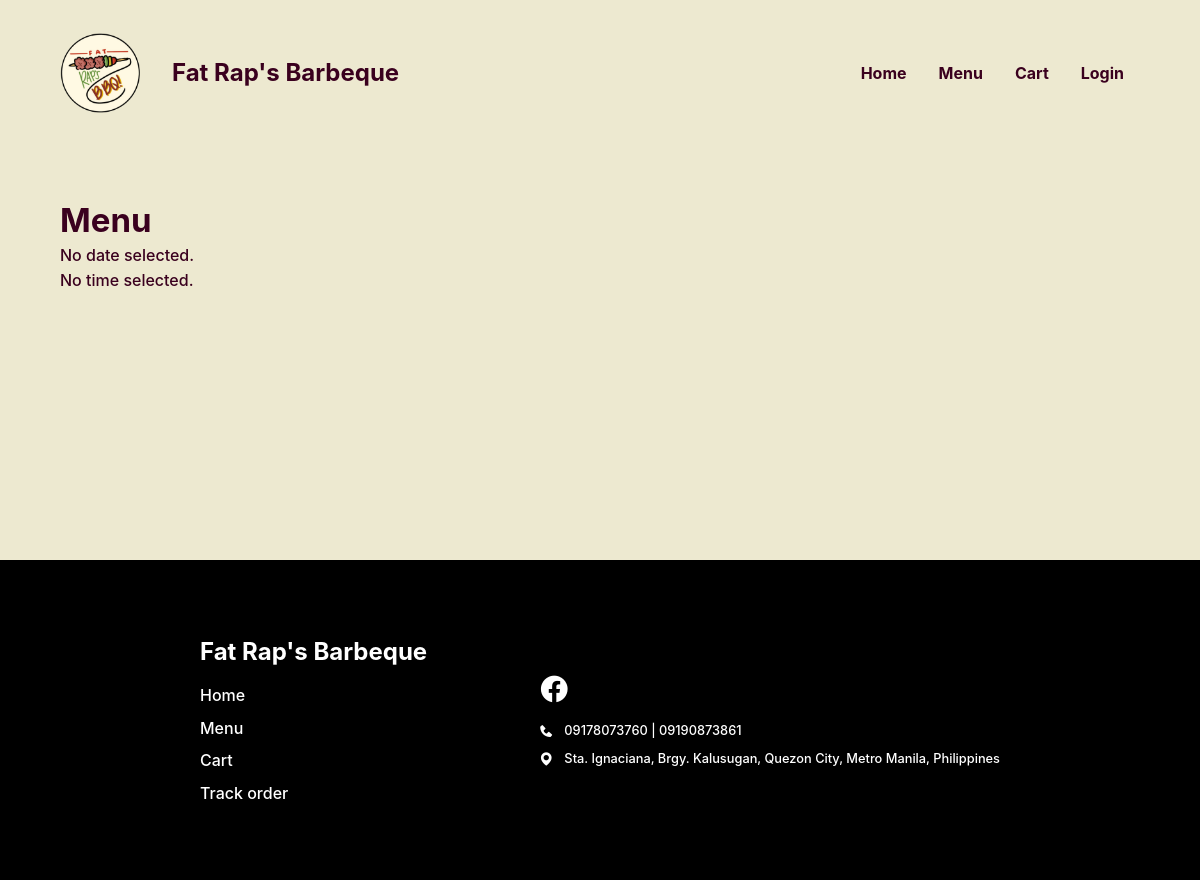
The page /Website/menu.php on the database as committed earlier.
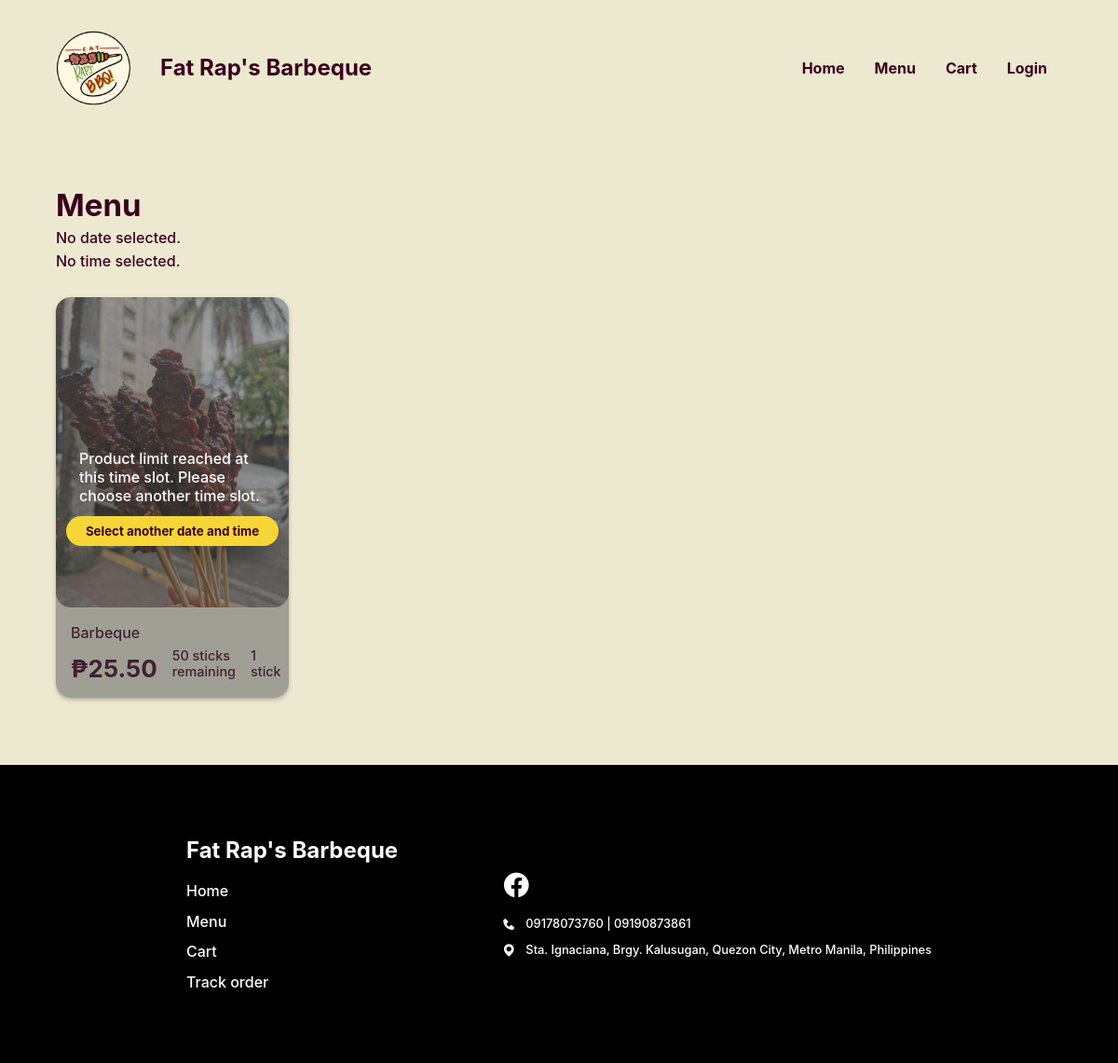
The same page on the database as committed later.
### tables this page shows
CREATE TABLE `food` (
  `FOOD_ID` int(18) UNSIGNED NOT NULL,
  `CTGY_ID` int(18) NOT NULL,
  `FOOD_NAME` varchar(20) NOT NULL,
  `FOOD_PRICE` decimal(10,2) NOT NULL,
  `FOOD_DESC` varchar(50) NOT NULL,
  `FOOD_IMG` varchar(255) NOT NULL,
  `FOOD_STOCK` int(20) NOT NULL,
  `FOOD_ACTIVE` varchar(10) NOT NULL,
  `FOOD_TYPE` varchar(16) NOT NULL,
  `HOURLY_CAP` int(18) NOT NULL
);

### Website/menu.php (the view, shortened to what this page needs)
<?php
@include 'constants.php';
$PRSN_ROLE = $_SESSION['prsn_role'];
?>
<!DOCTYPE html>
<html lang="en">
<head>
    <link rel="stylesheet" href="header-styles.css">
    <link rel="stylesheet" href="customer-styles.css">
    <link href='https://unpkg.com/boxicons@2.1.4/css/boxicons.min.css' rel='stylesheet'>
</head>
<body class="<?php echo ($PRSN_ROLE === 'Wholesaler') ? 'wholesaler' : ''; ?>">
    <header class="<?php echo ($PRSN_ROLE === 'Wholesaler') ? 'wholesaler' : ''; ?>">
        <div class="header-container">
            <div class="website-title">
                <img id="logo" src="images/client-logo.png">
                <div class="text">
                    <h1>Fat Rap's Barbeque</h1>
                </div>
            </div>
            <ul class='menubar'>
                <li><a href="<?php echo SITEURL; ?>cus-home-page.php">Home</a></li>
                <li><a href="<?php echo SITEURL; ?>menu.php">Menu</a></li>
                <li><a href="<?php echo SITEURL; ?>cart.php">Cart</a></li>
                <?php
                if (isset($_SESSION['prsn_id'])) {
                ?>
                    <li><a href="<?php echo SITEURL; ?>logout.php">Logout</a>
                    </li>
                <?php
                } else {
                ?>
                    <li><a href="<?php echo SITEURL; ?>login-page.php">Login</a></li>
                <?php
                }
                ?>
            </ul>
        </div>
    </header>
    <main>
        <section class="section menu">
            <div class="container">
                <div class="section-heading">
                    <h2>Menu</h2>
                    <?php if (isset($_SESSION['DATE_SELECTED'])) : ?>
                        <p>Selected Date: <?php echo $_SESSION['DATE_SELECTED']; ?></p>
                    <?php else : ?>
                        <p>No date selected.</p>
                    <?php endif; ?>
                    <?php if (isset($_SESSION['TIME_SELECTED'])) : ?>
                        <p>Selected Time: <?php echo $_SESSION['TIME_SELECTED']; ?></p>
                    <?php else : ?>
                        <p>No time selected.</p>
                    <?php endif; ?>
                </div>
                <section class="section-body">
                    <?php
                    if ($PRSN_ROLE === 'Admin') {
                        $sql = "SELECT * FROM food WHERE FOOD_ACTIVE = 'Yes'";
                    } else {
                        $sql = "SELECT * FROM food WHERE FOOD_ACTIVE = 'Yes' AND FOOD_TYPE = '$PRSN_ROLE'";
                    }
                    $res = mysqli_query($conn, $sql);
                    $count = mysqli_num_rows($res);
                    if ($count > 0) {
                        while ($row = mysqli_fetch_assoc($res)) {
                            $FOOD_ID = $row['FOOD_ID'];
                            $FOOD_NAME = $row['FOOD_NAME'];
                            $FOOD_IMG = $row['FOOD_IMG'];
                            $FOOD_STOCK = $row['FOOD_STOCK'];
                            $HOURLY_CAP = $row['HOURLY_CAP'];
                            $FOOD_PRICE = $row['FOOD_PRICE'];
                            $avail = min($FOOD_STOCK, $HOURLY_CAP);
                            $SELECTED_DATE = isset($_SESSION['DATE_SELECTED']) ? $_SESSION['DATE_SELECTED'] : date('M j Y');
                            $SELECTED_TIME = isset($_SESSION['TIME_SELECTED']) ? $_SESSION['TIME_SELECTED'] : date('g:i a');
                            $selected_datetime = strtotime($SELECTED_DATE . " " . $SELECTED_TIME);
                            $selected_hour = date('G', $selected_datetime);
                            $sql_orders = "
                SELECT SUM(in_order_quantity) AS total_quantity
                FROM in_order
                WHERE placed_order_id IS NOT NULL
                AND food_id = '$FOOD_ID'
                AND DELIVERY_DATE = '$SELECTED_DATE'
                AND DELIVERY_HOUR = '$selected_hour'
                GROUP BY food_id, delivery_date, delivery_hour
            ";
                            $res = mysqli_query($conn, $sql_orders);
                    ?>
                            <a class="menu-item position disable-click" href="<?php echo SITEURL; ?>product-info.php?FOOD_ID=<?php echo $FOOD_ID ?>">
                                <img src="<?php echo SITEURL; ?>images/<?php echo $FOOD_IMG; ?>" alt="">
                                <div class="text">
                                    <p class="name"><?php echo $FOOD_NAME ?></p>
                                    <div class="inline">
                                        <h2>₱<?php echo $FOOD_PRICE ?></h2>
                                        <p><?php echo $avail ?> sticks remaining</p>
                                        <p id="<?php echo ($PRSN_ROLE === 'Wholesaler') ? 'stick-hidden' : ''; ?>">1 stick</p>
                                    </div>
                                </div>
                                <div class="unavailable">
                                    <p>Product limit reached at this time slot. Please choose another time slot.</p>
                                    <button class="button">Select another date and time</button>
                                </div>
                            </a>
                    <?php
                        }
                    }
                    ?>
                </section>
            </div>
        </section>
    </main>
    <footer>
        <div class="footer-container">
            <div class="left-container">
                <h2>Fat Rap's Barbeque</h2>
                <div class="list">
                    <ul>
                        <li><a href="<?php echo SITEURL; ?>cus-home-page.php">Home</a></li>
                        <li><a href="<?php echo SITEURL; ?>menu.php">Menu</a></li>
                        <li><a href="<?php echo SITEURL; ?>cart.php">Cart</a></li>
                        <li><a href="cus-home-page.php#track-order-section">Track order</a></li>
                    </ul>
                </div>
            </div>
            <div class="right-container">
                <div class="icons-block">
                    <a href="https://www.facebook.com/profile.php?id=100077565231475">
                        <i class='bx bxl-facebook-circle'></i>
                    </a>
                </div>
                <div class="list">
                    <div class="list-items">
                        <i class='bx bxs-phone'></i>
                        <p>09178073760 | 09190873861</p>
                    </div>
                    <div class="list-items">
                        <i class='bx bxs-map'></i>
                        <p>Sta. Ignaciana, Brgy. Kalusugan, Quezon City, Metro Manila, Philippines</p>
                    </div>
                </div>
            </div>
        </div>
    </footer>
</body>
</html>

### Website/header-styles.css (style rules this page uses)
*, *::before, *::after { margin: 0; padding: 0; box-sizing: border-box; font-family: inherit; }
:root { --bg:#F2FFE1; --primary:#f3d95c; --text:#3A001E; --text2: #FA3F1F; --input-bg:#F7F3DC; --eye-icon:#CEC699; --block: #4ADE5D; --block-p:#277B32; --block-h1: #0F4C17; --form-bg: #FFFDEF; --header-text: #3A001E; }
body { font-family: 'Inter', sans-serif; }
header, footer { width: 100%; display: flex; justify-content: center; align-items: center; }
header { height: 8rem; position: fixed; top: 0; z-index: 100; color: var(--header-text); background-color: var(--bg); }
.header-container, .footer-container { margin-inline: auto; margin-top: 2rem; margin-bottom: 0.9rem; width: 90%; max-width: 1200px; display: flex; justify-content: space-between; align-items: center; }
.website-title { display: flex; align-items: center; }
header img { width: 80px; position: relative; }
header .text { margin-left: 2rem; display: flex; flex-direction: column; gap: 0; }
header h1 { white-space: nowrap; font-size: 1.5rem; }
header .text p, footer .right-container p { font-size: 0.8rem; }
li > a { color: inherit; text-decoration: none; }
footer { background-color: #000; color: #fff; min-height: 20rem; }
.footer-container { width: 90%; max-width: 800px; margin: clamp(1rem, 6vw, 4.5rem) auto; display: flex; justify-content: space-between; }
.left-container h2 { margin-bottom: 1.2rem; }
.icons-block { margin-bottom: 1rem; }
.list > ul { padding-inline-start: 0; margin-block: 0; height: 100%; }
.list > ul, .list { display: grid; gap: 0.8rem; }
.list > ul > li { color: #fff; display: block; }
.icons-block { display: flex; gap: 1rem; }
.icons-block a { color: #fff; }
.icons-block i { font-size: 2rem; }
.list-items { display: flex; gap: 10px; }
.menubar { display: flex; flex-direction: row; list-style-type: none; margin: 0; padding: 0; }
.menubar > li { font-weight: bold; margin: 0 1rem; overflow: hidden; }

### Website/customer-styles.css (style rules this page uses)
*, *::before, *::after { margin: 0; padding: 0; box-sizing: border-box; font-family: inherit; }
:root { --bg:#EDE9D0; --primary:#F5D636; --active-primary:#EDCB1C; --input-bg:#F7F3DC; --form-bg: #FFFDEF; --available:#A8D991; --available-text:#304D23; --fully-booked:#C13B24; --fully-booked-text:var(--text); --closed:#3B3B3B; --closed-text:#A9A9A9; --product-info-bg: #C13B24; --block: #FEFBEA; --light-text: var(--block); --text: #3A001E; --gray: #DFDCCB; --green: #6FDE4A; --red: #C13B24; }
body { font-family: 'Inter', sans-serif; font-weight: 500; min-height: 100vh; min-width: 320px; background-color: var(--bg); }
main { padding-top: 8rem; min-height: 70vh; color: var(--text); }
.section { min-width: 320px; display: flex; justify-content: center; align-items: center; }
.container { width: 90%; height: 100%; max-width: 1200px; margin: clamp(1rem, 6vw, 4.5rem) auto; }
img { object-fit: cover; }
.section-heading { display: flex; flex-direction: column; gap: 5px; margin-bottom: 1.8rem; }
.section-heading h2 { font-size: 2.0625rem; }
.section-body { display: flex; flex-direction: column; gap: 1rem; }
.menu .section-body { display: grid; grid-template-columns: repeat(auto-fit, minmax(250px, 250px)); gap: 2rem 3rem; }
.menu .menu-item img { width: 100%; border-radius: 1rem; }
.menu .menu-item { background-color: var(--block); border-radius: 1rem; box-shadow: rgba(0, 0, 0, 0.25) 0px 2px 4px 0px; }
.menu .menu-item { text-decoration: none; color: var(--text); }
.menu .menu-item .text { margin: 0.8rem 1rem 1rem 1rem; }
.menu .menu-item p.name { margin-bottom: 6px; }
.menu .menu-item .inline { display: flex; justify-content: space-between; align-items: flex-end; }
.menu .menu-item .inline p { font-size: 0.9rem; margin-bottom: 4px; }
.menu .menu-item .inline h2 { font-size: 1.625rem; }
.inline { width: 100%; display: flex; align-items: center; gap: 1rem; justify-content: space-between; }
.button { width: max-content; display: flex; justify-content: center; align-items: center; padding: 0.5rem 1.3rem; font-weight: bold; border-radius: 30px; background-color: var(--primary); text-decoration: none; color: var(--text); border: none; }
.position { position: relative; }
.position .unavailable { position: absolute; width: 100%; height: 100%; border-radius: 1rem; z-index: 5; background: #45454580; color: white; top: 0; display: flex; flex-direction: column; justify-content: center; align-items: center; gap: 1vw; }
.position .unavailable p { width: 80%; }
.disable-click { pointer-events: none; }

Rows that differ between the two databases and show on the page:
added food: FOOD_IMG (picture), FOOD_NAME "Barbeque", FOOD_PRICE "25.50", HOURLY_CAP "50"
